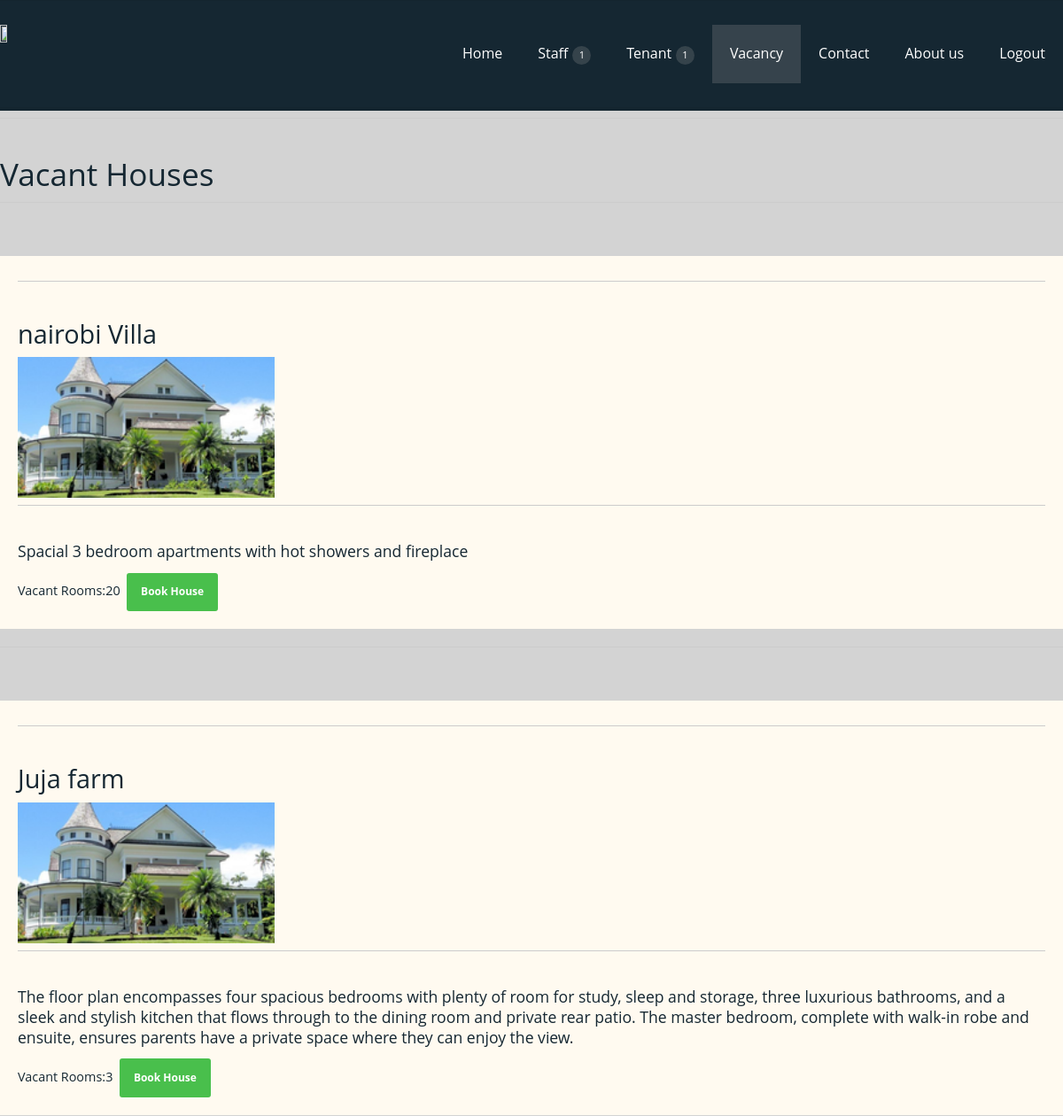
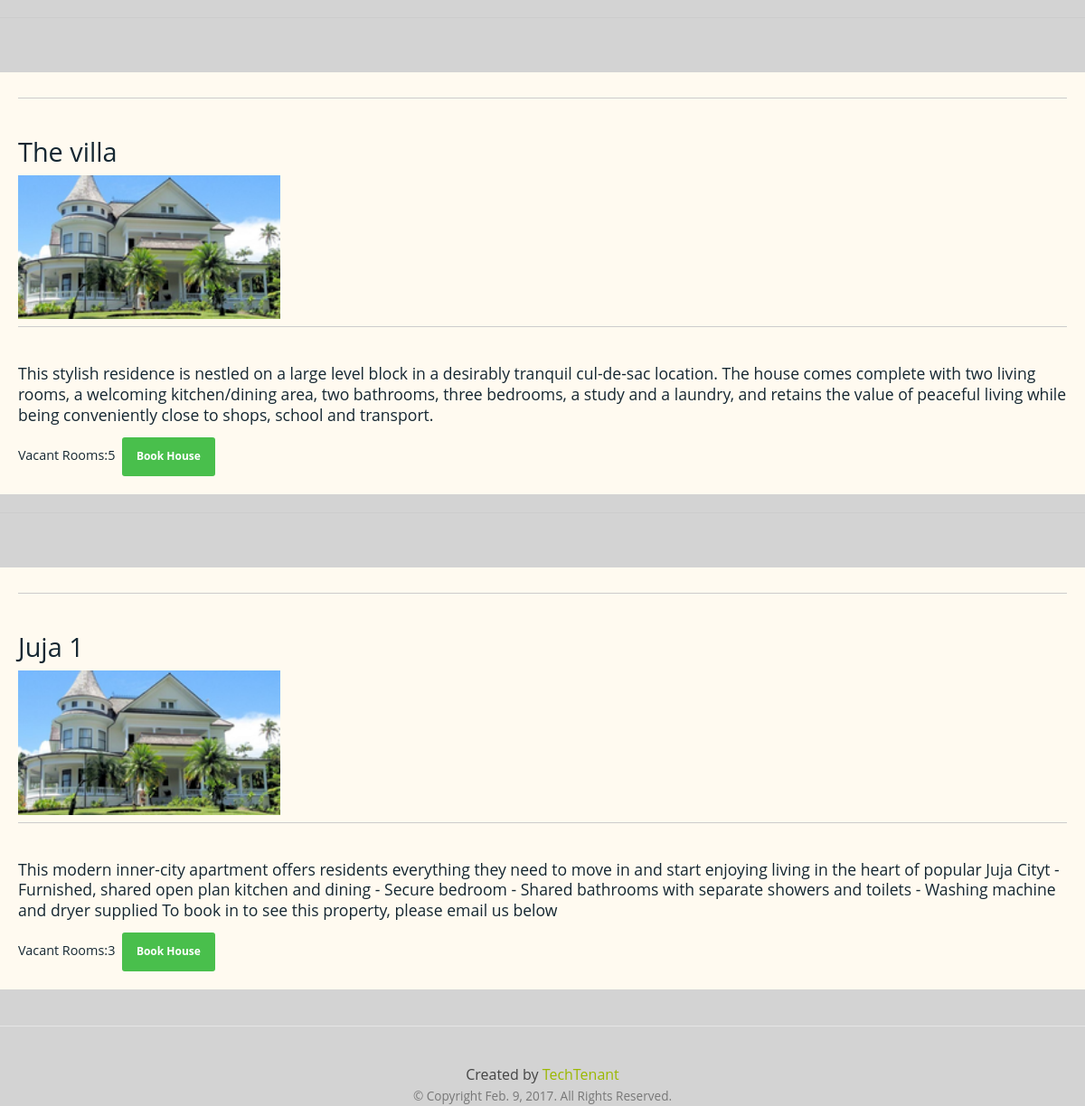
The page /vacancy/ on the database its author committed (2 pictures, top to bottom).
### Vacancy/models.py (models this page shows, shortened)
class Vacancy(models.Model):
    housetitle = models.CharField(max_length=250)
    roomsvacant = models.IntegerField()
    housedescription = models.TextField()
    picture = models.ImageField(upload_to='pictures')
    class Meta:
        verbose_name_plural = 'Vacancies'

### Vacancy/views.py (the view)
# urls.py: url(r'^vacancy/',include('Vacancy.urls')),
def vacancy(request):
    template = loader.get_template('Vacancy/vacancy.html')
    result = []
    vacancy = (Vacancy.objects.all())
    context = {
        'today': datetime.datetime.now().date(),
        'vacancies': vacancy
    }
    return HttpResponse(template.render(context, request))

### templates/Vacancy/vacancy.html (shortened to what this page needs)
{% extends 'base.html' %}
{% load i18n %}
{% block content %}
    {% load static  %}
         <h2> {% trans "Vacant Houses"|title %}</h2>
		{% for vacant in vacancies %}
			 <h3> <div class="vacancy">
                      <h3>{{ vacant.housetitle }}</h3>
                      <img src=" {% static 'img/house.png' %}" width="10" height="10"  alt="House" style="width:25%" align="center">
                      <h5>{{vacant.housedescription}}</h5>
                       <h6>Vacant Rooms:{{vacant.roomsvacant}}</h6>
                      <a class="button border-radius background-primary text-size-12 text-white text-strong" href="{% url 'sendbooking' %}">Book House</a>
                    </div>
                 </h3>
		{% endfor %}
{% endblock content  %}

### MainSystem/static/css/template-style.css (style rules this page uses)
body { background: #fff; }
a, a:link, a:visited, a:hover, a:active { color: #777; }
h1, h2, h3, h4, h5, h6, .h1, .h2, .h3, .h4, .h5, .h6 { color: #000; margin-bottom: 15px; margin-top: 0; }
h2, .h2 { font-size: 1.4rem; }
h3, .h3 { font-size: 1.2rem; }
h5, .h5 { font-size: 1rem; }
h6, .h6 { font-size: 0.9rem; }
.text-size-12, .text-l-size-12 { font-size: 12px !important; line-height: 1.4; }
b, strong, .text-strong { font-weight: 700; }
.image-hover-overlay-content *, .background-primary, .background-primary p, a.background-primary, a.background-primary:visited, a.background-primary:link, .background-primary a, .background-primary a:link, .background-primary a:visited, .background-primary a:hover, .background-primary a:active, .primary-color-primary .background-primary, .primary-color-primary .background-primary p, .primary-color-primary a.background-primary, .primary-color-primary a.background-primary:visited, .primary-color-primary a.background-primary:link, .primary-color-primary .background-primary a, .primary-color-primary .background-primary a:link, .primary-color-primary .background-primary a:visited, .primary-color-primary .background-primary a:hover, .primary-color-primary .background-primary a:active { color: rgba(255,255,255, 0.75); }
.text-white, .text-white *, .primary-color-white .text-primary, .primary-color-white .text-primary * { color: #fff !important; }
.background-primary, .primary-color-primary .background-primary { background-color: #49BF4C !important; }
.button, a.button, a.button:link, a.button:visited { border-color: rgba(255, 255, 255, 0.4) rgba(255, 255, 255, 0) rgba(0, 0, 0, 0.3); border-style: solid; border-width: 1px; color: white; display: inline-block; padding: 0.625rem 1.25rem; text-align: center; transition: all 0.20s linear 0s !important; -o-transition: all 0.20s linear 0s !important; -ms-transition: all 0.20s linear 0s !important; -moz-transition: all 0.20s linear 0s !important; -webkit-transition: all 0.20s linear 0s !important; }
.border-radius { border-radius: 3px; }

### MainSystem/static/css/usercreation.css (style rules this page uses)
html, button, input, select, textarea { color: #222; }
body { font-size: 1em; line-height: 1.4; }
img { vertical-align: middle; }
a { text-decoration: none; }
body { font: 16px/26px Helvetica, Helvetica Neue, Arial; -webkit-font-smoothing: antialiased; font-smooth: always; text-shadow: 1px 1px 1px rgba(0,0,0,0.004); }
h1, h2, h3, h4, h5 { border-top: 1px solid #ccc; padding-top: 40px; margin-top: 40px; }
h6 { color: #ed92aa; font-size: 100%; white-space: normal; }
h6 { font-weight: bold; display: inline; }
a { color: #2f92d1; }

### MainSystem/static/basepagestatics/css/responsee.css (style rules this page uses)
* { -webkit-box-sizing:border-box; -moz-box-sizing:border-box; box-sizing:border-box; margin:0; }
body { background:none repeat scroll 0 0 #d3d3d3; font-size:16px; font-family:"Open Sans",Arial,sans-serif; color:#444; }
h1,h2,h3,h4,h5,h6 { color:#152732; font-weight: normal; line-height: 1.3; margin:0.5rem 0; }
h2 { font-size:2.2rem; }
h3 { font-size:1.8rem; }
h5 { font-size:1.1rem; }
h6 { font-size:0.9rem; }
a, a:link, a:visited, a:hover, a:active { text-decoration:none; color:#9BB800; transition:color 0.20s linear 0s; -o-transition:color 0.20s linear 0s; -ms-transition:color 0.20s linear 0s; -moz-transition:color 0.20s linear 0s; -webkit-transition:color 0.20s linear 0s; }
img { border:0; display:block; height:auto; max-width:100%; width:auto; }

### templates/Vacancy/vacancy.html (style rules this page uses)
div.vacancy { background-color: floralwhite; color: white; margin: 20px 0 20px 0; padding: 20px; }

### rows shown on the page
Vacancy: housetitle "nairobi Villa", housedescription "Spacial 3 bedroom apartments with hot showers and fireplace", roomsvacant "20"
Vacancy: housetitle "Juja farm", housedescription "The floor plan encompasses four spacious bedrooms with plenty of room for study, sleep and storage, three luxurious bathrooms, and a sleek and stylish kitchen that flows through to the dining room and private rear patio. The master bedroom, complete with walk-in robe and ensuite, ensures parents have a private space where they can enjoy the view.", roomsvacant "3"
Vacancy: housetitle "The villa", housedescription "This stylish residence is nestled on a large level block in a desirably tranquil cul-de-sac location. The house comes complete with two living rooms, a welcoming kitchen/dining area, two bathrooms, three bedrooms, a study and a laundry, and retains the value of peaceful living while being conveniently close to shops, school and transport.", roomsvacant "5"
Vacancy: housetitle "Juja 1", housedescription "This modern inner-city apartment offers residents everything they need to move in and start enjoying living in the heart of popular Juja Cityt - Furnished, shared open plan kitchen and dining - Secure bedroom - Shared bathrooms with separate showers and toilets - Washing machine and dryer supplied To book in to see this property, please email us below", roomsvacant "3"
